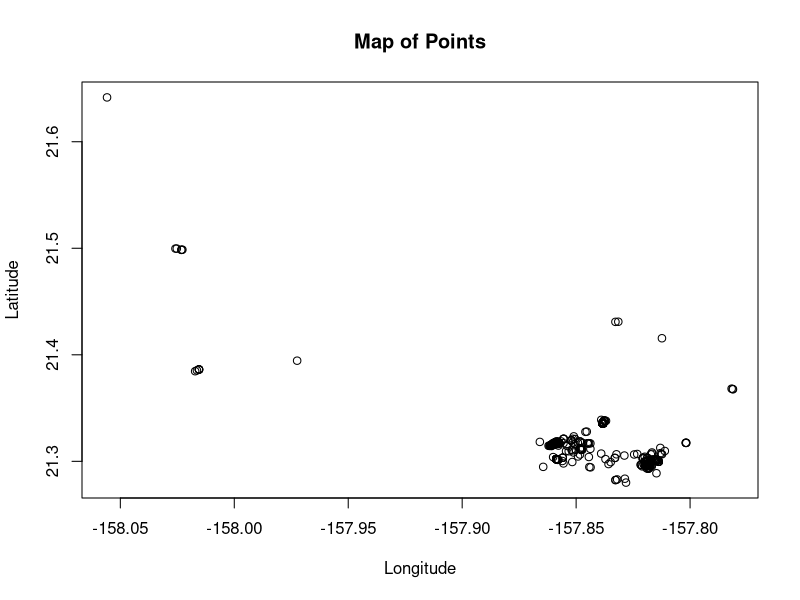

Write the R code that produced this figure. (Note: this script raises an error after producing the figure.)
# Clear environment
rm(list = ls())
data <- read.csv("data/raw/Oahu_ages_only.csv")
summary(data)


# Load data
data <- read.csv("data/raw/Oahu_ages_only.csv")

# Inspect data
summary(data)

# Plot all data
plot(data$X, data$Y,
     xlab = "Longitude",
     ylab = "Latitude",
     main = "Map of Points")

rm(list = ls())

#setwd("~/Desktop")
read.csv("../data/raw/Oahu_ages_only.csv")
summary("../data/raw/Oahu_ages_only.csv")

data <- read.csv("Oahu_ages_only.csv")

#Plot all data
plot(data$X, data$Y,
     xlab = "Longitude",
     ylab = "Latitude",
     main = "Map of Points")

#select area to show
filtered <- data[
  data$X > -157.86 & data$X < -157.79 &
    data$Y > 21.27 & data$Y < 21.40,
]
plot(filtered$X, filtered$Y)

#set NA as "1"
desc <- as.character(data$description)
desc[is.na(desc)] <- "1"

filtered$desc <- as.character(filtered$description)
filtered$desc[is.na(filtered$desc)] <- "1"

#color coordinate plot

cols <- c("1" = adjustcolor("red", alpha.f = 0.3),
          "5" = "darkorange",
          "10" = "darkgoldenrod1",
          "15" = "darkolivegreen",
          "30" = "lightgreen",
          "50" = "cornflowerblue",
          "100" = "purple"
          )


plot(filtered$X, filtered$Y,
     col = cols[desc],
     pch = 16)

legend("topright",
       legend = names(cols),
       col = cols,
       pch = 16)

#filtering ages
##only 100
only_100 <- filtered[filtered$description == 100, ]

plot(only_100$X, only_100$Y,
     col = "purple",
     pch = 16,
     main = "100+ Years")

##Only100 and 50
subset_100_50 <- filtered[filtered$description %in% c(100, 50), ]

plot(subset_100_50$X, subset_100_50$Y,
     col = ifelse(subset_100_50$description == 100, "purple", "cornflowerblue"),
     pch = 16,
     main = "Only 100 and 50")

##Only100 and 50 and 30
subset_100_50_30 <- filtered[filtered$description %in% c(100, 50, 30), ]

plot(subset_100_50_30$X, subset_100_50_30$Y,
     col = ifelse(subset_100_50_30$description == 100, "purple",
                  ifelse(subset_100_50_30$description == 50, "cornflowerblue", "darkolivegreen")),
     pch = 16,
     main = "Only 100, 50, and 30")

##Only100 and 50 and 30 and 15
subset_100_50_30_15 <- filtered[filtered$description %in% c(100, 50, 30, 15), ]

cols <- c("100" = "purple",
          "50" = "cornflowerblue",
          "30" = "darkolivegreen",
          "15" = "lightgreen")

plot(subset_100_50_30_15$X,
     subset_100_50_30_15$Y,
     col = cols[as.character(subset_100_50_30_15$description)],
     pch = 16,
     main = "100, 50, 30, 15")

##Only100 and 50 and 30 and 15 and 10
subset_100_50_30_15_10 <- filtered[filtered$description %in% c(100, 50, 30, 15, 10), ]

cols <- c("100" = "purple",
          "50" = "cornflowerblue",
          "30" = "darkolivegreen",
          "15" = "lightgreen",
          "10" = "goldenrod1")

plot(subset_100_50_30_15_10$X,
     subset_100_50_30_15_10$Y,
     col = cols[as.character(subset_100_50_30_15_10$description)],
     pch = 16,
     main = "100, 50, 30, 15, 10")

##Only100 and 50 and 30 and 15 and 10 and 5
subset_100_50_30_15_10_5 <- filtered[filtered$description %in% c(100, 50, 30, 15, 10, 5), ]

cols <- c("100" = "purple",
          "50" = "cornflowerblue",
          "30" = "darkolivegreen",
          "15" = "lightgreen",
          "10" = "goldenrod1",
          "5" = "darkorange")

plot(subset_100_50_30_15_10_5$X,
     subset_100_50_30_15_10_5$Y,
     col = cols[as.character(subset_100_50_30_15_10_5$description)],
     pch = 16,
     main = "100, 50, 30, 15, 10, 5")
     

##Everything
cols <- c("1" = adjustcolor("red", alpha.f = 0.3),
          "5" = "darkorange",
          "10" = "darkgoldenrod1",
          "15" = "darkolivegreen",
          "30" = "lightgreen",
          "50" = "cornflowerblue",
          "100" = "purple"
)


plot(filtered$X, filtered$Y,
     col = cols[desc],
     pch = 16,
     main = "Present") 
